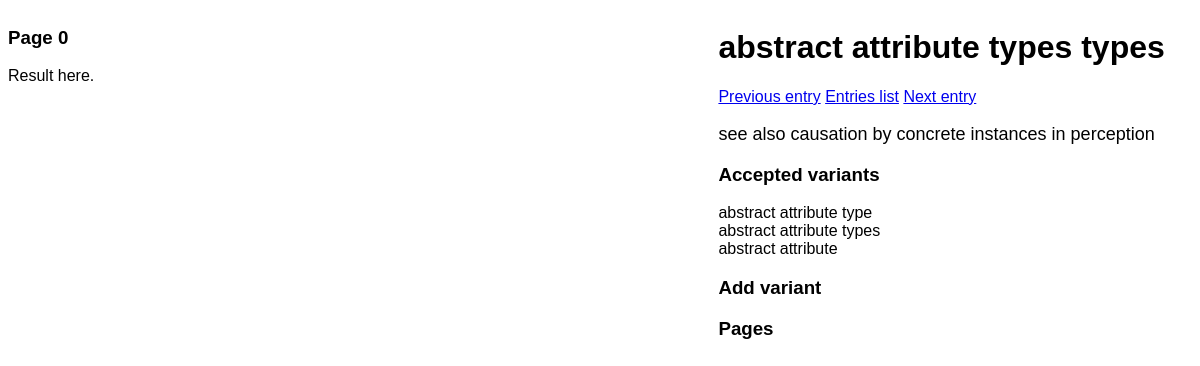
The app's page /indiv_entry/7 with its own data.
### app.py (models this page shows)
class Entries(db.Model):
    __tablename__ = 'entries_main'
    id = db.Column(db.Integer, primary_key=True)
    entry = db.Column(db.String)

### app.py (the view)
@app.route('/indiv_entry/<int:id>')
def indiv_entry(id):
    current_entry = Entries.query.get_or_404(id)
    return render_template('entry_page.html', current_entry=current_entry, seesdic=seesdic, tokendic=tokendic, pagesdic=pagesdic)

### templates/entry_page.html (shortened to what this page needs)
{% extends 'base.html' %}
{% block body %}
<div id="entry_container">
<div id="index_info">
<h1>{{current_entry.entry}}</h1>
<a href="/indiv_entry/{{current_entry.id-1}}">Previous entry</a>
<a href="/">Entries list</a>
<a href="/indiv_entry/{{current_entry.id+1}}">Next entry</a><br><br>
<div class="seesnote">
    {{seesdic[current_entry.entry]}}<br>
</div>
<h3>Accepted variants</h3>
{% for token in tokendic[current_entry.entry] %}
{{ token }}<br>
{% endfor %}
<h3>Add variant</h3>
<h3>Pages</h3>
</div>
<div id="reader">
<h3>Page <span id="pagenolarge">0</span></h3>
<p id="result">Result here.</p>
</div>
{% endblock %}

### static/css/main.css (style rules this page uses)
body { margin: 50; font-family: sans-serif; }
#index_info { float: right ; width: 40% ; }
#reader { float: right; width: 60%; }
.seesnote { font-size: large; }

### records on screen
Entries: entry "abstract attribute types types", entry "see also causation by concrete instances in perception"

### other values on screen
{{ token }} "abstract attribute type" "abstract attribute types" "abstract attribute"
